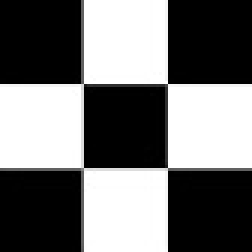
#> input picture assignments/chapter0_opencv_tutorial/checkerboard_84x84.jpg, 84 x 84 px (shown 3 times larger)
$ jupyter execute 01_thresholding.ipynb
#> lines starting #> are read from the running program, lines starting #| are printed output that depends on the picture; after the words box and inside, x2 and y2 are one past the last pixel; in counts of white or black regions, pixels touching at a corner belong together
# آستانه‌گذاری تصویر / Image Thresholding

**هدف:** یادگیری و پیاده‌سازی تکنیک‌های مختلف آستانه‌گذاری برای تبدیل تصاویر خاکستری به تصاویر دودویی

**Objective:** Learn and implement various thresholding techniques to convert grayscale images to binary images

---

## محتوا / Contents:
1. آستانه‌گذاری ساده / Simple Thresholding
2. انواع آستانه‌گذاری / Threshold Types
3. روش اتسو / Otsu's Method
4. آستانه‌گذاری تطبیقی / Adaptive Thresholding
5. مقایسه روش‌ها / Comparison of Methods

[cell 1]
# Import libraries
import cv2
import numpy as np
import matplotlib.pyplot as plt
from typing import Tuple

# تنظیمات نمایش / Display settings
plt.rcParams['figure.figsize'] = (15, 10)
plt.rcParams['font.size'] = 12

print(f"OpenCV version: {cv2.__version__}")
print(f"NumPy version: {np.__version__}")

## 1. توابع کمکی / Helper Functions

[cell 2]
def add_gaussian_noise(image: np.ndarray, mean: float = 0, sigma: float = 20) -> np.ndarray:
    """
    اضافه کردن نویز گاوسی به تصویر

    Args:
        image: تصویر ورودی
        mean: میانگین نویز (معمولاً 0)
        sigma: انحراف معیار نویز

    Returns:
        تصویر نویزی
    """
    # تبدیل به int16 برای جلوگیری از overflow
    image_int16 = image.astype(np.int16)

    # تولید نویز گاوسی
    noise = np.random.normal(mean, sigma, image.shape).astype(np.int16)

    # اضافه کردن نویز
    noisy_image = image_int16 + noise

    # محدود کردن به بازه [0, 255]
    noisy_image = np.clip(noisy_image, 0, 255).astype(np.uint8)

    return noisy_image


def calculate_snr(original: np.ndarray, noisy: np.ndarray) -> float:
    """
    محاسبه نسبت سیگنال به نویز (SNR)

    Args:
        original: تصویر اصلی
        noisy: تصویر نویزی

    Returns:
        SNR به دسی‌بل
    """
    signal_power = np.sum(original.astype(np.float64) ** 2)
    noise = (noisy.astype(np.float64) - original.astype(np.float64))
    noise_power = np.sum(noise ** 2)

    if noise_power == 0:
        return float('inf')

    snr = 10 * np.log10(signal_power / noise_power)
    return snr


def display_images(images: list, titles: list, cmap='gray'):
    """
    نمایش چند تصویر در کنار هم
    """
    n = len(images)
    fig, axes = plt.subplots(1, n, figsize=(5*n, 5))

    if n == 1:
        axes = [axes]

    for ax, img, title in zip(axes, images, titles):
        ax.imshow(img, cmap=cmap)
        ax.set_title(title, fontsize=14, fontweight='bold')
        ax.axis('off')

    plt.tight_layout()
    plt.show()

print("✓ توابع کمکی آماده شدند")

## 2. ایجاد تصویر نمونه / Create Sample Image

[cell 3]
# ایجاد تصویر نمونه با اشکال مختلف
# Create sample image with different shapes
image = np.zeros((400, 600), dtype=np.uint8)

# اضافه کردن مستطیل‌ها با روشنایی‌های مختلف
# Add rectangles with different intensities
cv2.rectangle(image, (50, 50), (150, 150), 80, -1)
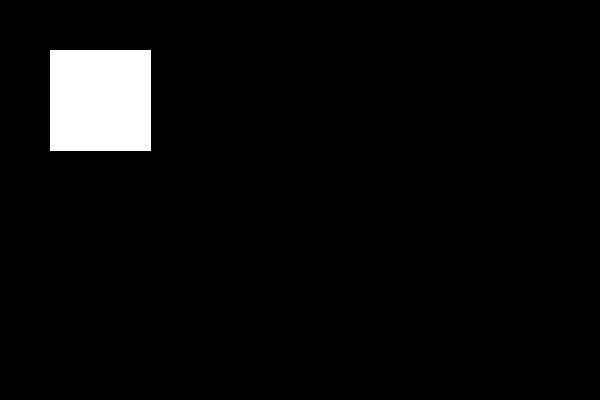
#> image: shape (400, 600); values 0 (black) and 80 (white), 4.3% white; 1 white region, box (x1, y1, x2, y2) and area: (50, 50, 151, 151) 10201
cv2.rectangle(image, (200, 50), (300, 150), 150, -1)
cv2.rectangle(image, (350, 50), (450, 150), 220, -1)

# اضافه کردن دایره‌ها
# Add circles
cv2.circle(image, (100, 250), 50, 100, -1)
cv2.circle(image, (250, 250), 50, 180, -1)
cv2.circle(image, (400, 250), 50, 240, -1)
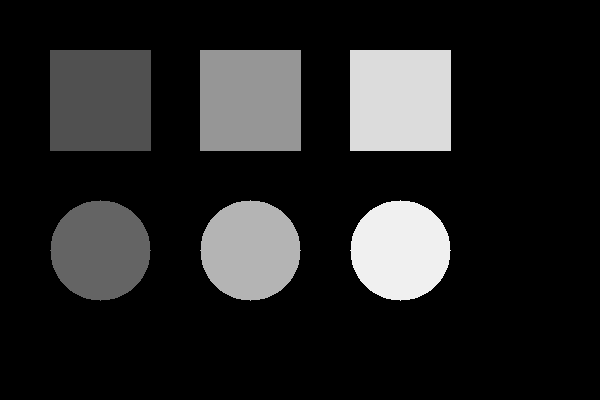
#> image: shape (400, 600); min 0, max 240, mean 36.1

# اضافه کردن نویز
# Add noise
noisy_image = add_gaussian_noise(image, sigma=15)

display_images([image, noisy_image],
               ['تصویر اصلی / Original', 'تصویر نویزی / Noisy'])

print(f"اندازه تصویر / Image size: {image.shape}")
#| اندازه تصویر / Image size: (400, 600)
print(f"SNR: {calculate_snr(image, noisy_image):.2f} dB")
#| SNR: 17.07 dB

## 3. آستانه‌گذاری ساده / Simple Thresholding

در آستانه‌گذاری ساده، یک مقدار آستانه ثابت برای کل تصویر استفاده می‌شود.

In simple thresholding, a fixed threshold value is used for the entire image.

[cell 4]
# آستانه‌گذاری با مقادیر مختلف
# Thresholding with different values
threshold_values = [100, 150, 200]
results = []
titles = ['تصویر اصلی\nOriginal']

for thresh in threshold_values:
    # اعمال آستانه‌گذاری دودویی
    # Apply binary thresholding
    ret, binary = cv2.threshold(noisy_image, thresh, 255, cv2.THRESH_BINARY)
    results.append(binary)
    titles.append(f'آستانه = {thresh}\nThreshold = {thresh}')

# نمایش نتایج
# Display results
all_images = [noisy_image] + results
display_images(all_images, titles)
#> call 2 of display_images, with cmap = 'gray'
#> in display_images (call 2), `plt.show()`:
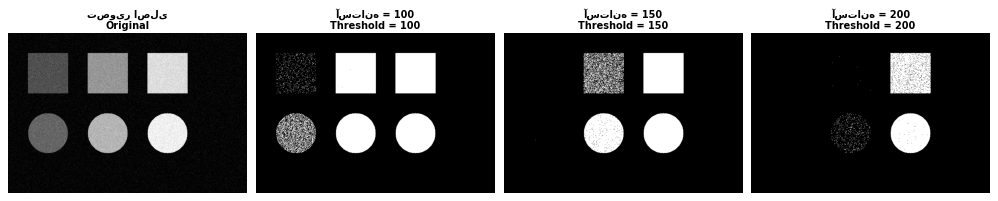
#> figure drawn by matplotlib, 4 panels

print("✓ آستانه‌گذاری ساده انجام شد")

## 4. انواع آستانه‌گذاری / Threshold Types

OpenCV انواع مختلفی از آستانه‌گذاری را ارائه می‌دهد:

OpenCV provides different types of thresholding:

- **BINARY**: پیکسل‌های بالاتر از آستانه = 255، بقیه = 0
- **BINARY_INV**: معکوس BINARY
- **TRUNC**: پیکسل‌های بالاتر از آستانه = آستانه، بقیه بدون تغییر
- **TOZERO**: پیکسل‌های پایین‌تر از آستانه = 0، بقیه بدون تغییر
- **TOZERO_INV**: معکوس TOZERO

[cell 5]
# آستانه ثابت برای همه روش‌ها
# Fixed threshold for all methods
thresh_value = 150

# اعمال انواع مختلف آستانه‌گذاری
# Apply different threshold types
ret, binary = cv2.threshold(noisy_image, thresh_value, 255, cv2.THRESH_BINARY)
#> ret = 150
ret, binary_inv = cv2.threshold(noisy_image, thresh_value, 255, cv2.THRESH_BINARY_INV)
ret, trunc = cv2.threshold(noisy_image, thresh_value, 255, cv2.THRESH_TRUNC)
ret, tozero = cv2.threshold(noisy_image, thresh_value, 255, cv2.THRESH_TOZERO)
ret, tozero_inv = cv2.threshold(noisy_image, thresh_value, 255, cv2.THRESH_TOZERO_INV)

# نمایش نتایج
# Display results
images = [noisy_image, binary, binary_inv, trunc, tozero, tozero_inv]
titles = ['اصلی\nOriginal', 'BINARY', 'BINARY_INV', 'TRUNC', 'TOZERO', 'TOZERO_INV']

fig, axes = plt.subplots(2, 3, figsize=(15, 10))
axes = axes.flatten()

for ax, img, title in zip(axes, images, titles):
    ax.imshow(img, cmap='gray')
    ax.set_title(title, fontsize=12, fontweight='bold')
    ax.axis('off')

plt.tight_layout()
plt.show()
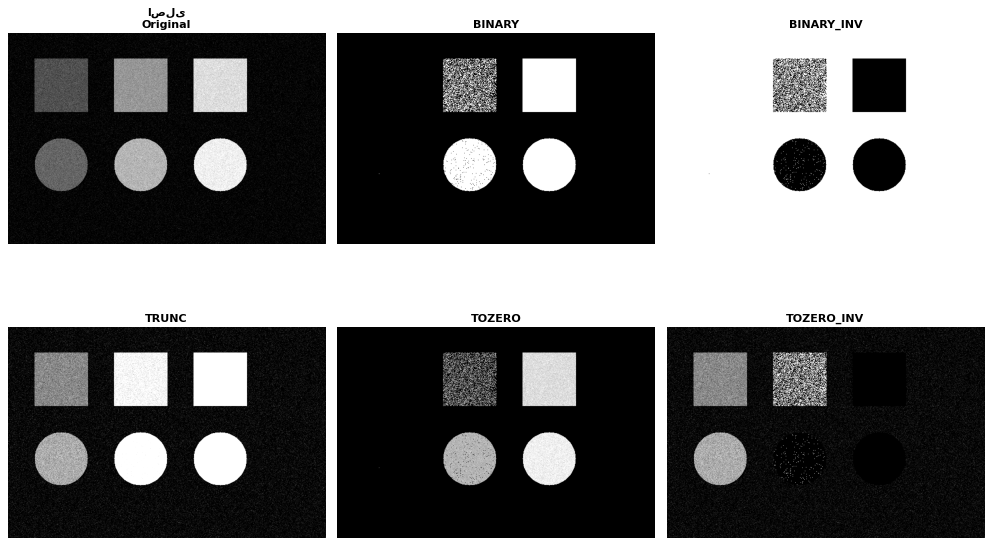
#> figure drawn by matplotlib, 6 panels

print("✓ انواع آستانه‌گذاری نمایش داده شد")

## 5. روش اتسو / Otsu's Method

روش اتسو به‌طور خودکار بهترین مقدار آستانه را محاسبه می‌کند.

Otsu's method automatically calculates the optimal threshold value.

[cell 6]
# آستانه‌گذاری با روش اتسو
# Thresholding with Otsu's method
ret_otsu, otsu = cv2.threshold(noisy_image, 0, 255, cv2.THRESH_BINARY + cv2.THRESH_OTSU)
#> ret_otsu = 96

# آستانه‌گذاری دستی با همان مقدار
# Manual thresholding with same value
ret_manual, manual = cv2.threshold(noisy_image, ret_otsu, 255, cv2.THRESH_BINARY)
#> ret_manual = 96

# نمایش هیستوگرام و آستانه اتسو
# Display histogram and Otsu threshold
fig, axes = plt.subplots(2, 2, figsize=(15, 10))

# تصویر اصلی
axes[0, 0].imshow(noisy_image, cmap='gray')
axes[0, 0].set_title('تصویر نویزی\nNoisy Image', fontweight='bold')
axes[0, 0].axis('off')

# هیستوگرام
axes[0, 1].hist(noisy_image.ravel(), 256, [0, 256])
axes[0, 1].axvline(ret_otsu, color='r', linestyle='--', linewidth=2, label=f'Otsu = {ret_otsu:.0f}')
axes[0, 1].set_title('هیستوگرام\nHistogram', fontweight='bold')
axes[0, 1].set_xlabel('مقدار پیکسل / Pixel Value')
axes[0, 1].set_ylabel('تعداد / Count')
axes[0, 1].legend()
axes[0, 1].grid(True, alpha=0.3)

# نتیجه اتسو
axes[1, 0].imshow(otsu, cmap='gray')
axes[1, 0].set_title(f'روش اتسو (آستانه={ret_otsu:.0f})\nOtsu Method', fontweight='bold')
axes[1, 0].axis('off')

# مقایسه با آستانه دستی
axes[1, 1].imshow(manual, cmap='gray')
axes[1, 1].set_title(f'آستانه دستی (آستانه={ret_otsu:.0f})\nManual Threshold', fontweight='bold')
axes[1, 1].axis('off')

plt.tight_layout()
plt.show()
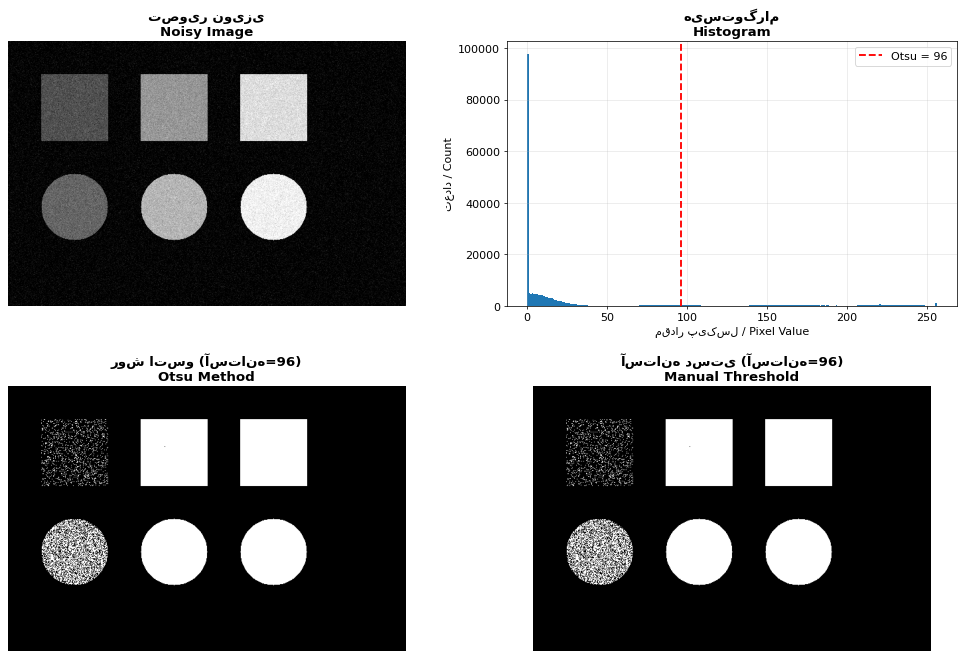
#> figure drawn by matplotlib, 4 panels; panel 2: tallest bar 97779 high, from x = 0 to 1

print(f"آستانه بهینه اتسو / Optimal Otsu threshold: {ret_otsu:.2f}")
#| آستانه بهینه اتسو / Optimal Otsu threshold: 96.00

## 6. آستانه‌گذاری تطبیقی / Adaptive Thresholding

در آستانه‌گذاری تطبیقی، آستانه برای هر ناحیه از تصویر به‌طور جداگانه محاسبه می‌شود.

In adaptive thresholding, the threshold is calculated separately for each region of the image.

[cell 7]
# ایجاد تصویر با نور نامتجانس
# Create image with non-uniform illumination
gradient_image = np.zeros((400, 600), dtype=np.uint8)

# اضافه کردن گرادیان نور
# Add illumination gradient
for i in range(400):
    for j in range(600):
        gradient_image[i, j] = int(50 + (j / 600) * 150)

# اضافه کردن اشکال
# Add shapes
cv2.rectangle(gradient_image, (50, 50), (150, 150), 255, -1)
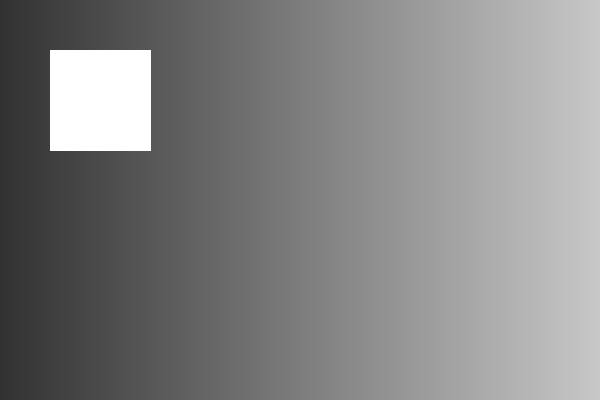
#> gradient_image: shape (400, 600); min 50, max 255, mean 132.2
cv2.rectangle(gradient_image, (200, 50), (300, 150), 255, -1)
cv2.rectangle(gradient_image, (350, 50), (450, 150), 255, -1)
cv2.circle(gradient_image, (100, 250), 50, 255, -1)
cv2.circle(gradient_image, (250, 250), 50, 255, -1)
cv2.circle(gradient_image, (400, 250), 50, 255, -1)
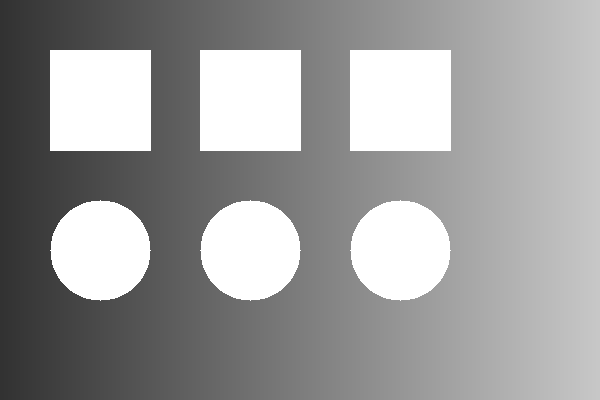
#> gradient_image: shape (400, 600); min 50, max 255, mean 156.7

# اضافه کردن نویز
# Add noise
gradient_noisy = add_gaussian_noise(gradient_image, sigma=10)

# آستانه‌گذاری سراسری (اتسو)
# Global thresholding (Otsu)
ret, global_thresh = cv2.threshold(gradient_noisy, 0, 255, cv2.THRESH_BINARY + cv2.THRESH_OTSU)
#> ret = 157

# آستانه‌گذاری تطبیقی - میانگین
# Adaptive thresholding - Mean
adaptive_mean = cv2.adaptiveThreshold(gradient_noisy, 255, cv2.ADAPTIVE_THRESH_MEAN_C,
                                      cv2.THRESH_BINARY, 21, 10)

# آستانه‌گذاری تطبیقی - گاوسی
# Adaptive thresholding - Gaussian
adaptive_gaussian = cv2.adaptiveThreshold(gradient_noisy, 255, cv2.ADAPTIVE_THRESH_GAUSSIAN_C,
                                          cv2.THRESH_BINARY, 21, 10)

# نمایش نتایج
# Display results
images = [gradient_noisy, global_thresh, adaptive_mean, adaptive_gaussian]
titles = ['تصویر با نور نامتجانس\nNon-uniform Illumination',
          f'آستانه سراسری (اتسو={ret:.0f})\nGlobal (Otsu)',
          'آستانه تطبیقی (میانگین)\nAdaptive (Mean)',
          'آستانه تطبیقی (گاوسی)\nAdaptive (Gaussian)']

fig, axes = plt.subplots(2, 2, figsize=(15, 10))
axes = axes.flatten()

for ax, img, title in zip(axes, images, titles):
    ax.imshow(img, cmap='gray')
    ax.set_title(title, fontsize=12, fontweight='bold')
    ax.axis('off')

plt.tight_layout()
plt.show()
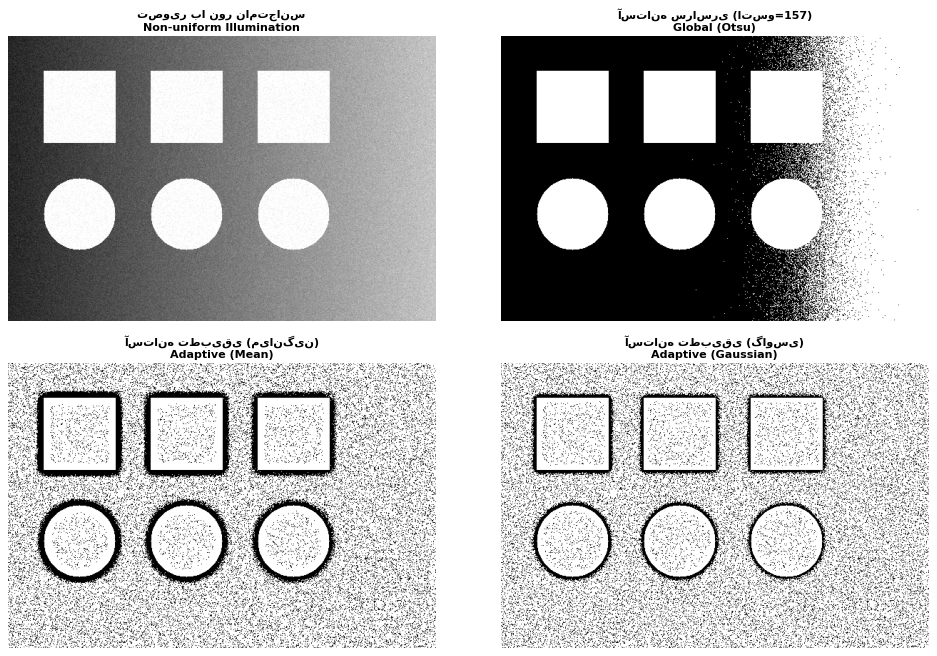
#> figure drawn by matplotlib, 4 panels

print("✓ آستانه‌گذاری تطبیقی انجام شد")

## 7. مقایسه روش‌ها / Comparison of Methods

مقایسه عملکرد روش‌های مختلف آستانه‌گذاری

Comparing the performance of different thresholding methods

[cell 8]
# تست روی تصویر واقعی (در صورت وجود)
# Test on real image (if available)
import os

# سعی در خواندن تصویر از فصل‌های قبلی
# Try to read image from previous chapters
test_image_path = '../chapter0_opencv_tutorial/checkerboard_84x84.jpg'

if os.path.exists(test_image_path):
    test_image = cv2.imread(test_image_path, cv2.IMREAD_GRAYSCALE)
#> test_image is the input picture: shape (84, 84); min 0, max 255, mean 114.8

    # اعمال روش‌های مختلف
    # Apply different methods
    ret_simple, simple = cv2.threshold(test_image, 127, 255, cv2.THRESH_BINARY)
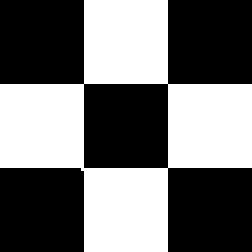
#> simple: shape (84, 84) (shown 3 times larger); 44.5% white; 1 white region, box (x1, y1, x2, y2) and area: (0, 0, 84, 84) 3137
    ret_otsu, otsu = cv2.threshold(test_image, 0, 255, cv2.THRESH_BINARY + cv2.THRESH_OTSU)
#> ret_otsu = 99
    adaptive_mean = cv2.adaptiveThreshold(test_image, 255, cv2.ADAPTIVE_THRESH_MEAN_C,
                                          cv2.THRESH_BINARY, 11, 2)
#> adaptive_mean: shape (84, 84); 77.2% white; 2 black regions (1 under 20 px), largest, box (x1, y1, x2, y2) and area: (0, 0, 84, 84) 1606
    adaptive_gaussian = cv2.adaptiveThreshold(test_image, 255, cv2.ADAPTIVE_THRESH_GAUSSIAN_C,
                                              cv2.THRESH_BINARY, 11, 2)
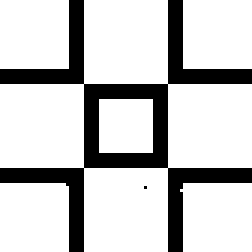
#> adaptive_gaussian: shape (84, 84) (shown 3 times larger); 79% white; 2 black regions (1 under 20 px), largest, box (x1, y1, x2, y2) and area: (0, 0, 84, 84) 1480

    # نمایش نتایج
    # Display results
    images = [test_image, simple, otsu, adaptive_mean, adaptive_gaussian]
    titles = ['اصلی\nOriginal',
              f'ساده (127)\nSimple',
              f'اتسو ({ret_otsu:.0f})\nOtsu',
              'تطبیقی میانگین\nAdaptive Mean',
              'تطبیقی گاوسی\nAdaptive Gaussian']

    fig, axes = plt.subplots(2, 3, figsize=(15, 10))
    axes = axes.flatten()

    for i, (ax, img, title) in enumerate(zip(axes, images, titles)):
        ax.imshow(img, cmap='gray')
        ax.set_title(title, fontsize=12, fontweight='bold')
        ax.axis('off')
#> this loop made 5 passes

    # حذف محور اضافی
    axes[-1].remove()

    plt.tight_layout()
    plt.show()

    print("✓ مقایسه روش‌ها انجام شد")
else:
    print("⚠ تصویر تست یافت نشد")
